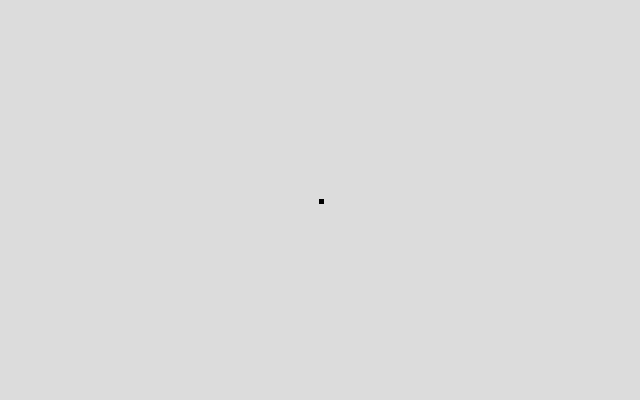
Frame 1 (no input)
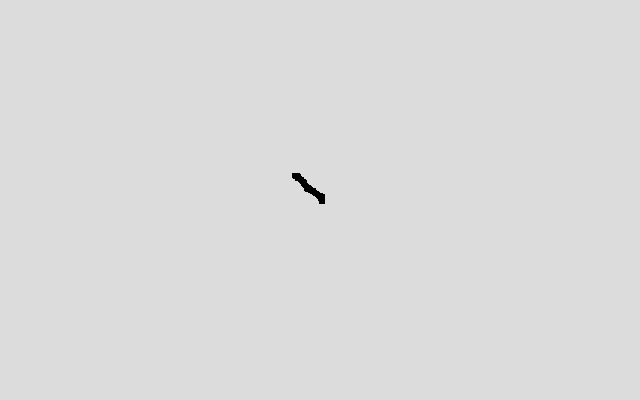
Frame 60 (no input)
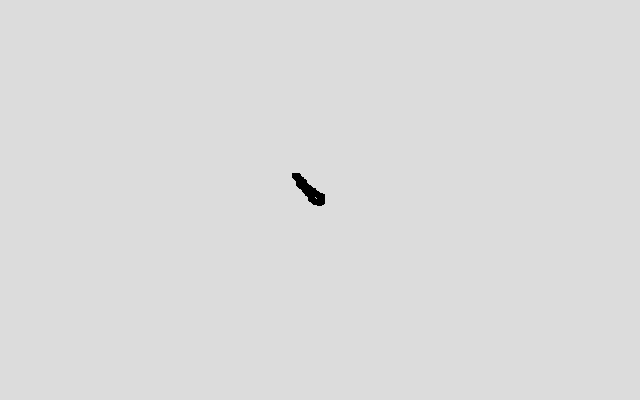
Frame 120 (the mouse pressed at the canvas centre since frame 60)

The p5.js sketch that drew these frames (run headless with seeded random() and noise() and a simulated clock; from frame 60 on, the mouse is pressed at the canvas centre):

// p5.js sketch
// ── sketch.js
/* 
  Author Michael Houmann
  Created 02. March 2025

  Exercise 0-3 from Nature of Code, create a random walker with a 50% chance to follow the mouse pointer and the other 50% split between "normal" walker behavior with an equal chance to move up, down, left right
*/

let walker;

function setup() {
  createCanvas(640, 400);
  background(220);

  walker = new Walker();
}

function draw() {

  walker.step();
  walker.show();
}
// ── walker.js
/* 
  A random walker with a "tendency" to move towards the mouse pointer
*/

class Walker {
  constructor() {
    this.x = width / 2;
    this.y = height / 2;
  } 

  // Draw the walker
  show() {
    noStroke();
    fill(0);

    rect(this.x, this.y, 5, 5);
  }

  // Move the walker
  step() {
    // Get a random number between 0 and 0.99
    const choice = random();

    // get the position of the mouse pointer
    const dirX = mouseX;
    const dirY = mouseY;

    // Base the first four options on the choice with an equal chance to move in any direction
    if (choice < 0.125) {
      // move left
      this.x--;
    } else if (choice < 0.25) {
      // move right
      this.x++;
    } else if (choice < 0.375) {
      // move up
      this.y--;
    } else if (choice < 0.5) {
      // move down
      this.y++;
    } else {
      // Now we have to use the mouse pointer variables and compare them to the current position
      if (this.x < dirX) {
        this.x++;
    } else {
      this.x--;
    }

    if (this.y < dirY) {
      this.y++;
    } else {
      this.y--;
    }
   }
  }
}
